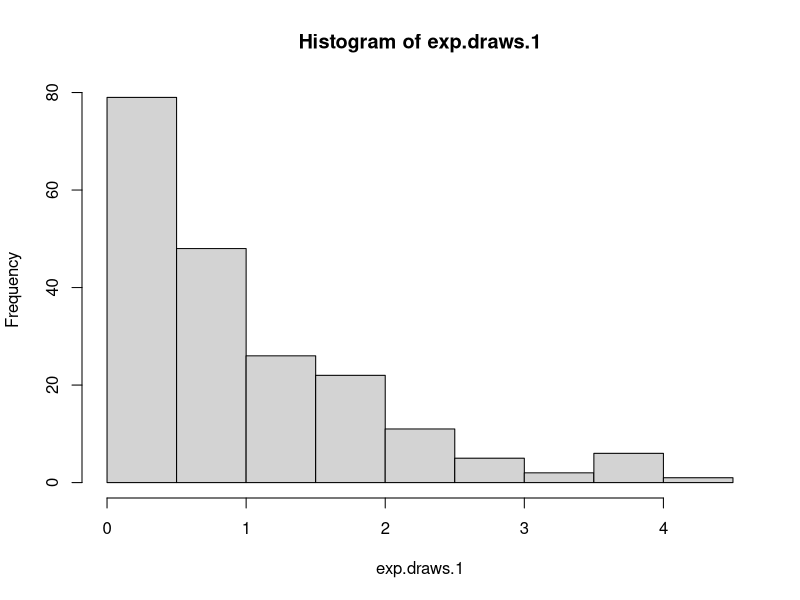
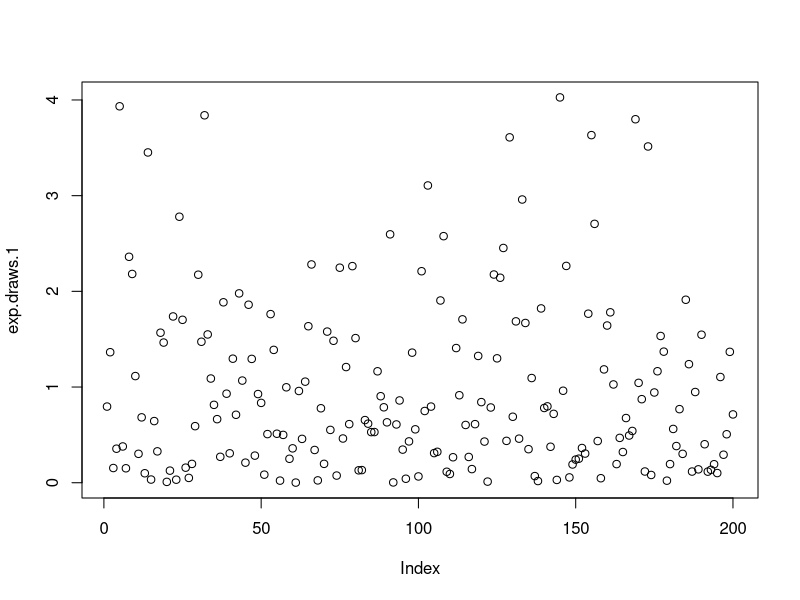
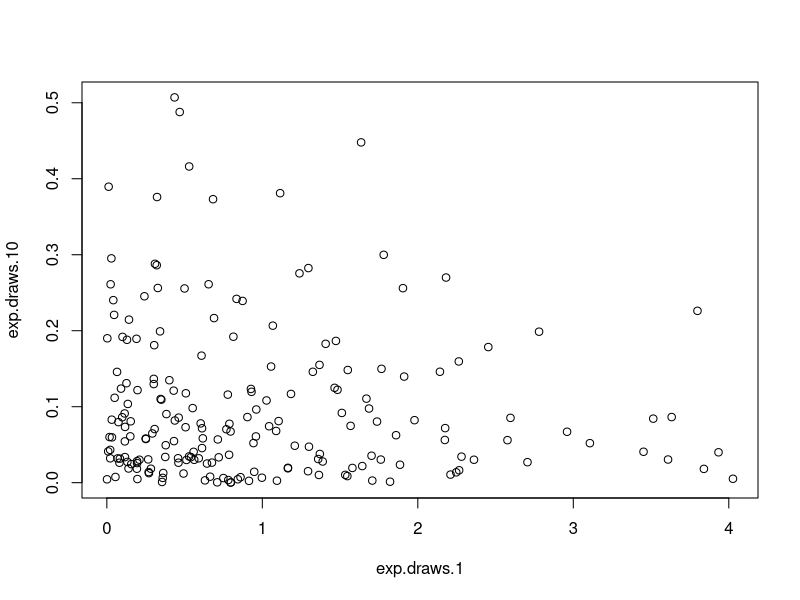
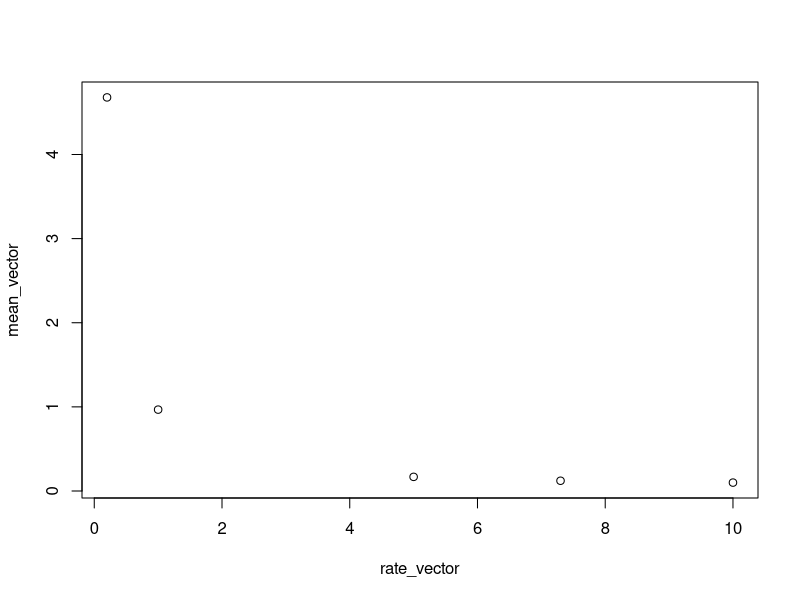
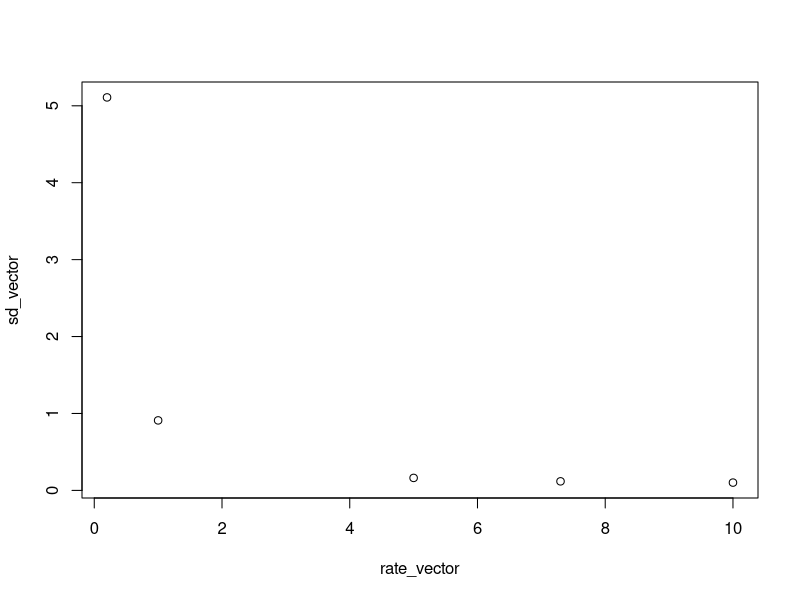
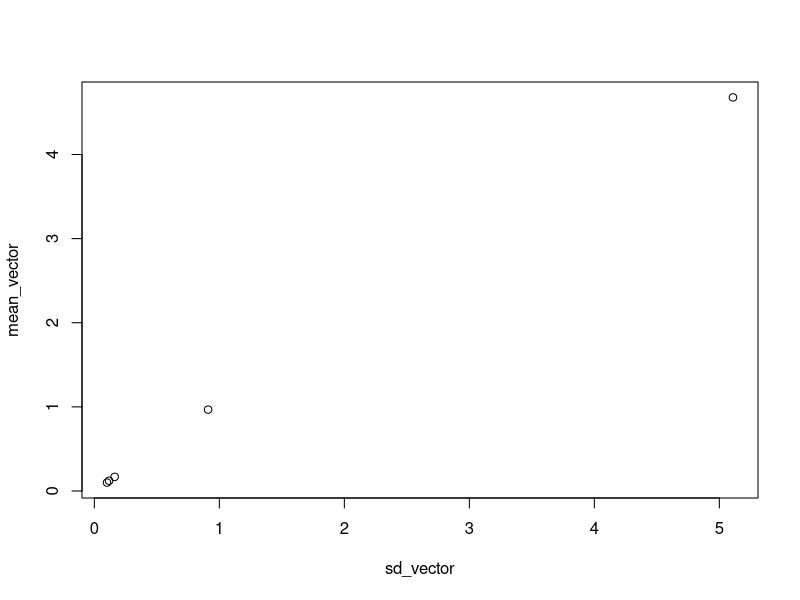
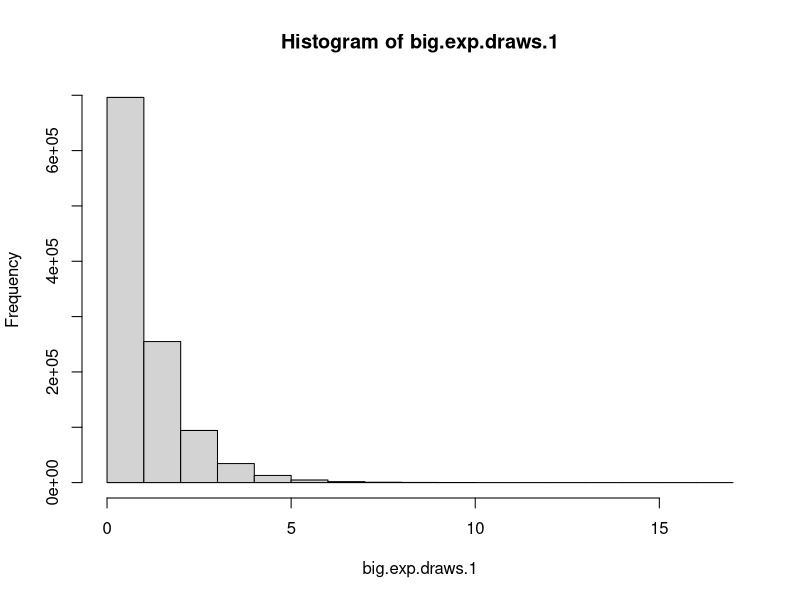
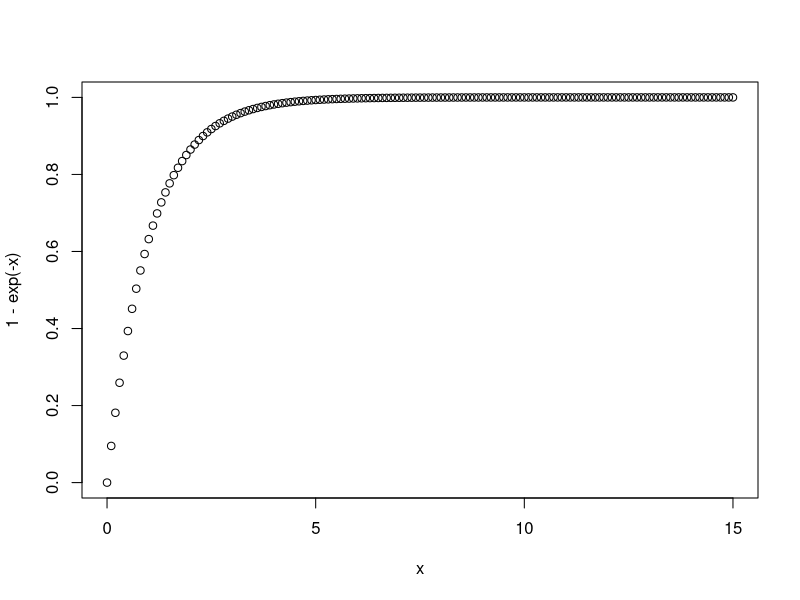

The R script that drew these images, in order:
## ---- chunk 1
knitr::opts_chunk$set(echo = TRUE)
## ---- chunk 2
#Generate 200 random values from the standard exponential dist.
#standard exponential distribution has lambda = 1. 
exp.draws.1 = rexp(200)
mean_1 = mean(exp.draws.1)
sd_1 = sd(exp.draws.1)
median_1 = median(exp.draws.1)

#Repeat for rates lambda = 0.2
exp.draws.0.2 = rexp(200, rate = 0.2)
mean_0.2 = mean(exp.draws.0.2)
sd_0.2 = sd(exp.draws.0.2)

#lambda = 5
exp.draws.5 = rexp(200, rate = 5)
mean_5 = mean(exp.draws.5)
sd_5 = sd(exp.draws.5)

#lambda = 7.3
exp.draws.7.3 = rexp(200, rate = 7.3)
mean_7.3 = mean(exp.draws.7.3)
sd_7.3 = sd(exp.draws.7.3)

#lambda = 10
exp.draws.10 = rexp(200, rate = 10)
mean_10 = mean(exp.draws.10)
sd_10 = sd(exp.draws.10)

#Histogram of standard exponential distribution
hist(exp.draws.1)
hist_1 = (exp.draws.1)


## ---- chunk 3
summary(exp.draws.1)
## ---- chunk 4
#Plot values generated by the standard exponential dist. in the order they were generated
plot(exp.draws.1)

#Scatter plot between the standard distribution and the exponential distribution with lambda = 10
plot(exp.draws.1, exp.draws.10)

#Scatterplots from mean vector of previous distribution
mean_vector = c(mean_1, mean_0.2, mean_5, mean_7.3, mean_10)
sd_vector = c(sd_1, sd_0.2, sd_5, sd_7.3, sd_10)
rate_vector = c(1, 0.2, 5, 7.3, 10)
plot(rate_vector, mean_vector) #part a
plot(rate_vector, sd_vector) #part b
plot(sd_vector, mean_vector) #part c

#Part A:
big.exp.draws.1 = rexp(1100000)
big_mean = mean(big.exp.draws.1)
big_sd = sd(big.exp.draws.1)

#Part B:
hist(big.exp.draws.1)
x = seq(0, 15, by = 0.1)
plot(x, 1 - exp(-x))

#Part C:
mean(big.exp.draws.1[which(big.exp.draws.1 > 1)])

#Part D:
big.exp.draws.1.mat = matrix(data = big.exp.draws.1, nrow = 1100, ncol = 1000)
big_hist = hist(big.exp.draws.1.mat)

#Part E: 
col_371_mean = mean(big.exp.draws.1.mat[, 371])

#Part F:
col_means = colMeans(big.exp.draws.1.mat)
hist(col_means)

